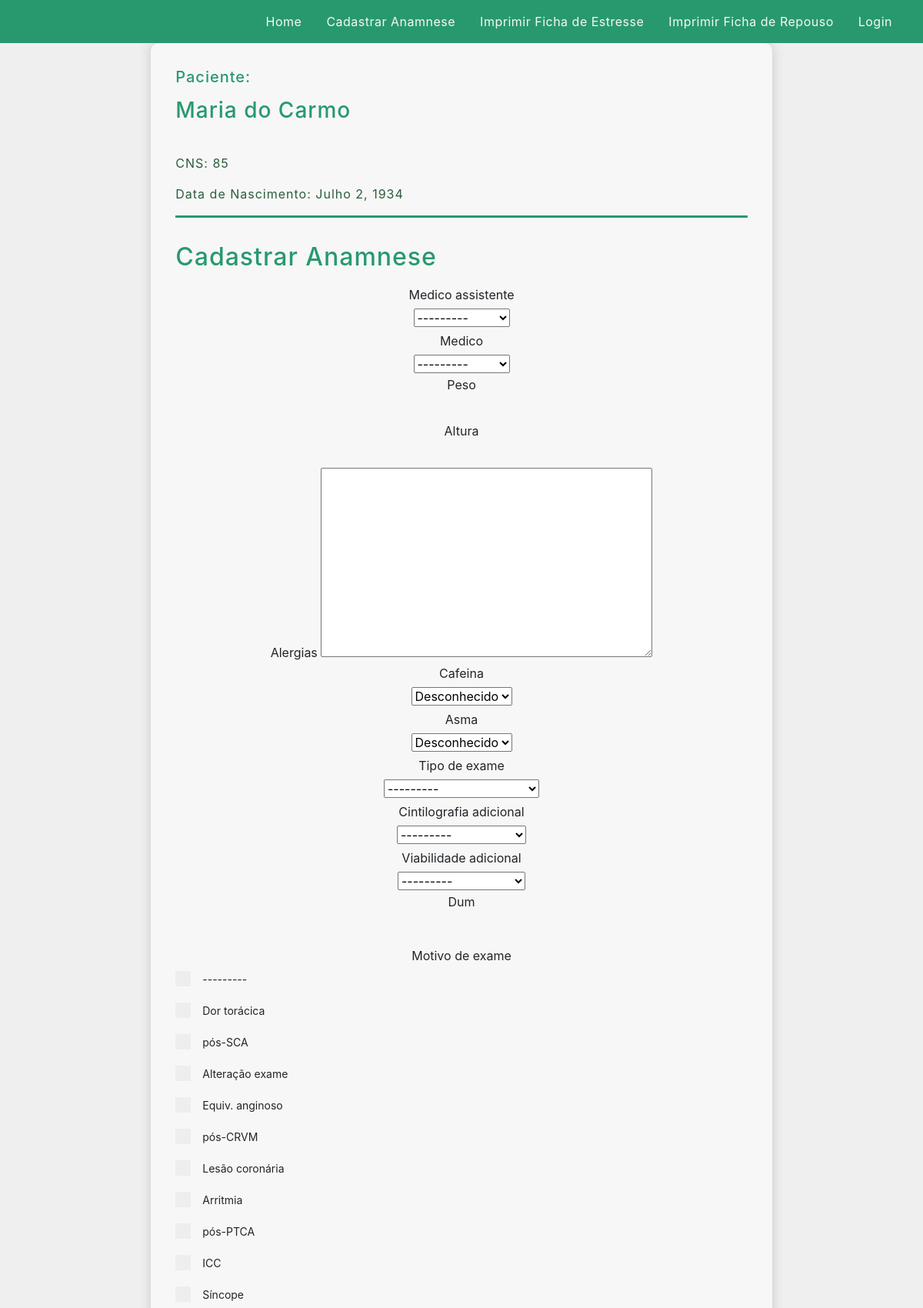
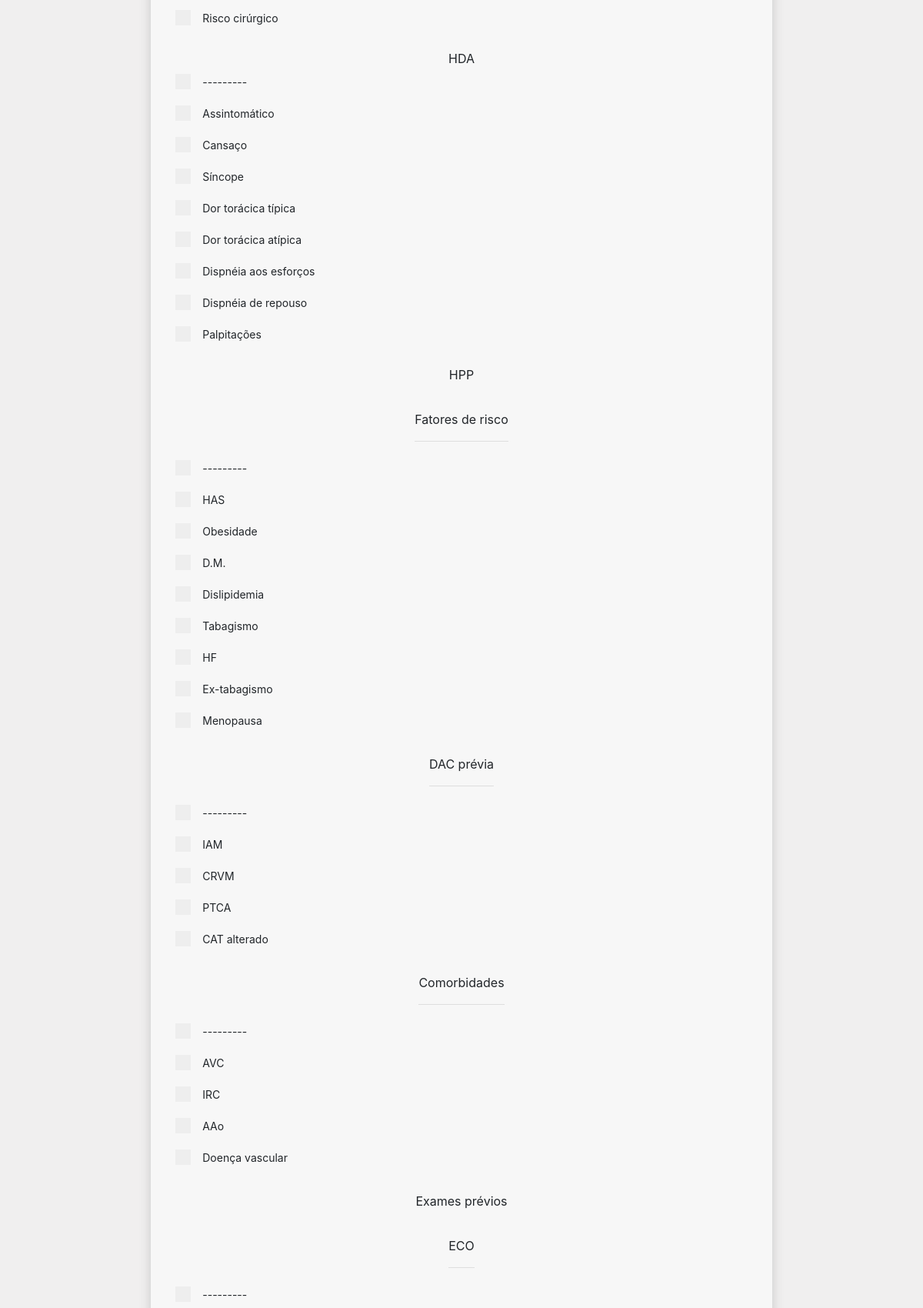
Screenshot of /paciente/85/cadastrar_anamneses/ (upper part) with the database file from the repository (2 pictures, top to bottom).
### anamneses/models.py (models this page shows, shortened)
class Paciente(models.Model):
    cns = models.CharField(max_length=30, primary_key=True)
    nome = models.CharField(max_length=255, null=True, blank=True)
    data_nascimento = models.DateField(null=True, blank=True)
    data_cadastro = models.DateTimeField(auto_now_add=True, null=True)
    @property
    def pode_criar_anamnese(self):
        anamnese = self.anamnese_set.last()
        if anamnese:
            return not anamnese.pode_editar
        return True

### anamneses/views.py (the view, shortened to what this page needs)
# urls.py: path('paciente/<str:cns>/cadastrar_anamneses/', views.cadastrarAnamnese,
def cadastrarAnamnese(request, cns):
    AnamneseFormSet = inlineformset_factory(
        Paciente,
        Anamnese,
        exclude=('paciente',),
        extra=1,
    )
    paciente = Paciente.objects.get(cns=cns)
    formset = AnamneseFormSet(queryset=Anamnese.objects.none(), instance=paciente)
    context = {
        'formset': formset,
        'title': 'Cadastrar Anamnese',
        'paciente': paciente,
    }
    return render(request, 'anamneses/anamnese_form.html', context)

### anamneses/models.py (called while the page is built)
    def __str__(self):
        return self.nome

### anamneses/templates/anamneses/anamnese_form.html (shortened to what this page needs)
{% extends 'anamneses/main.html' %} {% load widget_tweaks %}
{% block content %}
<div class="content">
  {% include 'anamneses/paciente_info.html' %}
    <h2>{{ title }}</h2>
  <form action="" method="POST">
    {% for form in formset %}
      <div class="name-section">
        {{ form.medico_assistente.label}}
        {{ form.medico_assistente|add_class:"label-not-required" }}
      </div>
      <div class="name-section">
        {{ form.medico.label}}
        {{ form.medico|add_class:"label-not-required" }}
      </div>
      <div class="name-section">
        {{ form.peso.label}}
        {{ form.peso|add_class:"label-not-required" }}
      </div>
      <div class="name-section">
        {{ form.altura.label}}
        {{ form.altura|add_class:"label-not-required" }}
      </div>
      <div class="label-name">
        {{ form.alergia.label }}
        {{ form.alergia }}
      </div>
      <div class="name-section">
        {{ form.cafeina.label}}
        {{ form.cafeina|add_class:"label-not-required" }}
      </div>
      <div class="name-section">
        {{ form.asma.label}}
        {{ form.asma|add_class:"label-not-required" }}
      </div>
      <div class="name-section">
        {{ form.tipo_exame.label}}
        {{ form.tipo_exame|add_class:"label-not-required" }}
      </div>
      <div class="name-section">
        {{ form.cintilografia_adicional.label}}
        {{ form.cintilografia_adicional|add_class:"label-not-required" }}
      </div>
      <div class="name-section">
        {{ form.viabilidade_adicional.label}}
        {{ form.viabilidade_adicional|add_class:"label-not-required" }}
      </div>
      <div class="name-section">
        {{ form.dum.label}}
        {{ form.dum|add_class:"label-not-required" }}
      </div>
      <div class="form-group">
        <label class="check-label">{{ form.motivo_exame.label}}</label>
        <div class="">
        {% for value, text in form.motivo_exame.field.choices %}
          <div class="container-check">
            <label>{{ text }}
            <span class="checkmark"></span>
            </label>
          </div>
        {% endfor %}
      </div>
      <div class="form-group">
        <label class="check-label">{{ form.hda.label|upper}}</label>
        <div class="">
        {% for value, text in form.hda.field.choices %}
          <div class="container-check">
            <label>{{ text }}
            <span class="checkmark"></span>
            </label>
          </div>
        {% endfor %}
      </div>
      <p>
      <label class="check-label">HPP</label>
      <div class="form-group">
        <label class="check-sub-label">{{ form.hpp_risco.label }}<hr></label>
        <div class="">
        {% for value, text in form.hpp_risco.field.choices %}
          <div class="container-check">
            <label>{{ text }}
            <span class="checkmark"></span>
            </label>
          </div>
        {% endfor %}
        </div>
      </div>
      <div class="form-group">
        <label class="check-sub-label">{{ form.hpp_dac.label }}<hr></label>
        <div class="">
        {% for value, text in form.hpp_dac.field.choices %}
          <div class="container-check">
            <label>{{ text }}
            <span class="checkmark"></span>
            </label>
          </div>
        {% endfor %}
        </div>
      </div>
      <div class="form-group">
        <label class="check-sub-label">{{ form.hpp_comorbidades.label }}<hr></label>
        <div class="">
        {% for value, text in form.hpp_comorbidades.field.choices %}
          <div class="container-check">
            <label>{{ text }}
            <span class="checkmark"></span>
            </label>
          </div>
        {% endfor %}
        </div>
      </div>
      <p>
      <label class="check-label">Exames prévios</label>
      <div class="form-group">
        <label class="check-sub-label">{{ form.exames_previos_eco.label }}<hr></label>
        <div class="">
        {% for value, text in form.exames_previos_eco.field.choices %}
          <div class="container-check">
            <label>{{ text }}
            <span class="checkmark"></span>
            </label>
          </div>
        {% endfor %}
        </div>
      </div>
    {% endfor %}
  </form>
</div>
{% endblock content %}

### anamneses/templates/anamneses/paciente_info.html (shortened to what this page needs)
<div class="edit-btn-box">
    <h5>Paciente:</h5>
    {% if not file %}
        <a href="{% url 'paciente' paciente.cns %}"><h3 class="paciente-nome">{{ paciente.nome }}</h3></a>
    {% else %}
        <h3>{{ paciente.nome }}</h3>
    {% endif %}
</div>
<br>
<div class="container-info primary">
    <div class="info-label">CNS: {{ paciente.cns }}</div>
    <div class="info-label">Data de Nascimento: {{ paciente.data_nascimento|date }}</div>
</div>

### static/css/main.css (style rules this page uses)
body { display: grid; height: 100vh; grid-template-rows: auto 1fr auto; margin: 0; padding: 0; }
.content { padding: 2rem; border-radius: 10px; box-shadow: 0 0 15px #c7c7c7; background: #f7f7f7; text-align: center; width: clamp(50ch, 70vw, 80ch); display: flex; flex-direction: column; }
.content .container-info { text-align: left; margin-bottom: 2rem; color: #2b5e3a; letter-spacing: 1px; }
.content .container-info.primary { border-bottom: 3px solid #28996e; }
.info-label { margin-bottom: 1rem; display: flex; }
.content h2, h3, h5 { text-align: left; color: #28996e; margin-bottom: 15px; letter-spacing: 1px; }
.container-check { display: block; position: relative; padding-left: 35px; margin-bottom: 12px; cursor: pointer; font-size: 14px; -webkit-user-select: none; -moz-user-select: none; -ms-user-select: none; user-select: none; text-align: left; }
.checkmark { position: absolute; top: 0; left: 0; height: 20px; width: 20px; background-color: #eee; }
.container-check .checkmark:after { left: 9px; top: 5px; width: 5px; height: 10px; border: solid white; border-width: 0 3px 3px 0; -webkit-transform: rotate(45deg); -ms-transform: rotate(45deg); transform: rotate(45deg); }
.radio-label, .check-label, .check-sub-label { position: relative; bottom: 0px; margin-top: 10px; font-size: 16px; text-align: left; }
.name-section { width: 100%; height: 60px; position: relative; overflow: hidden; display: grid; place-items: center; }
.name-section input { background: #f7f7f7; width: 100%; height: 100%; color: #2b5e3a; padding-top: 15px; padding-bottom: 5px; border: none; outline: none; }
.edit-btn-box { display: block; justify-content: center; }
.edit-btn-box a { text-decoration: none; color: #f7f7f7; margin: 0px; }

### rows the page displays
Paciente: nome "Maria do Carmo", cns "85", data_nascimento "Julho 2, 1934"

### other values shown
{{ title }} "Cadastrar Anamnese"
{{ text }} "---------" "Dor torácica" "pós-SCA" "Alteração exame" "Equiv. anginoso" "pós-CRVM" "Lesão coronária" "Arritmia" "pós-PTCA" "ICC" "Síncope" "Risco cirúrgico"
{{ text }} "---------" "Assintomático" "Cansaço" "Síncope" "Dor torácica típica" "Dor torácica atípica" "Dispnéia aos esforços" "Dispnéia de repouso" "Palpitações"
{{ text }} "---------" "HAS" "Obesidade" "D.M." "Dislipidemia" "Tabagismo" "HF" "Ex-tabagismo" "Menopausa"
{{ text }} "---------" "IAM" "CRVM" "PTCA" "CAT alterado"
{{ text }} "---------" "AVC" "IRC" "AAo" "Doença vascular"
{{ text }} "---------"
